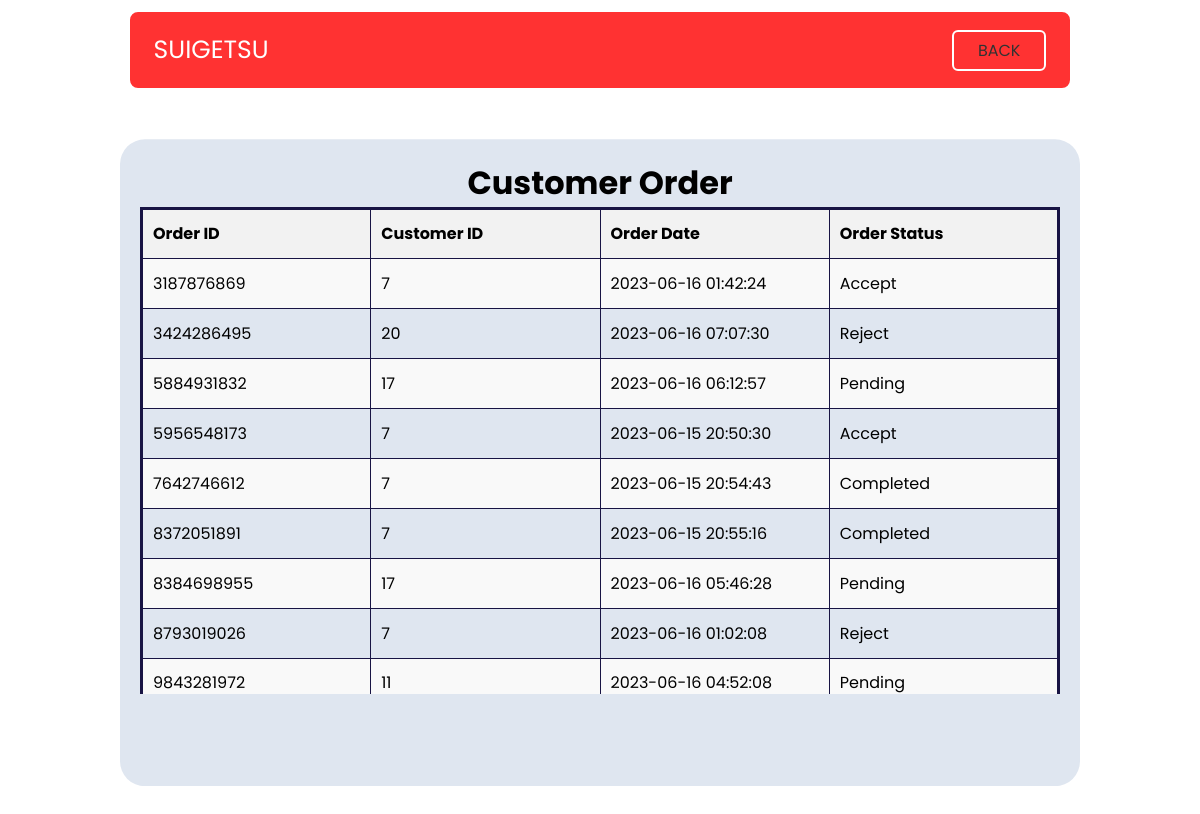
Screenshot of /admin/viewOrder.php (signed in) with the database file from the repository.
### tables this page shows
CREATE TABLE `orders` (
  `ordersId` varchar(100) NOT NULL,
  `ordersDate` timestamp NOT NULL DEFAULT CURRENT_TIMESTAMP,
  `orderStatus` varchar(100) NOT NULL,
  `customerId` int NOT NULL
);

### admin/viewOrder.php (the view, shortened to what this page needs)
<?php
if (isset($_SESSION['id'])) {
    ?>
    <!DOCTYPE html>
    <html>
    <head>
        <link rel="stylesheet" href="./view.css" />
        <link rel="stylesheet" href="https://unicons.iconscout.com/release/v4.0.0/css/line.css" />
    </head>
    <header class="header">
        <nav class="nav">
            <a href="#" class="nav_logo"> SUIGETSU</a>
            <a class="button" style="color: inherit; text-decoration: none;" onclick="history.back(-1)">BACK</a>
        </nav>
        <div class="customerdata">
            <h1> Customer Order </h1>
            <div class="container">
                <table border="1" class="tableCustomerData">
                    <tr>
                        <th> Order ID </th>
                        <th> Customer ID </th>
                        <th> Order Date </th>
                        <th> Order Status </th>
                    </tr>
                    <?php
                    include('../connect.php');
                    $query = "SELECT * FROM orders";
                    $result = mysqli_query($con, $query);
                    while ($row = mysqli_fetch_assoc($result)) {
                        ?>
                        <tr>
                            <td>
                                <?php echo $row['ordersId']; ?>
                            </td>
                            <td>
                                <?php echo $row['customerId']; ?>
                            </td>
                            <td>
                                <?php echo $row['ordersDate']; ?>
                            </td>
                            <td>
                                <?php echo $row['orderStatus']; ?>
                            </td>
                        </tr>
                        <?php
                    }
                    ?>
                </table>
            </div>
        </div>
    </header>
    </html>
    <?php
}
?>

### admin/view.css (style rules this page uses)
* { margin: 0; padding: 0; box-sizing: border-box; font-family: "Poppins", sans-serif; }
a { text-decoration: none; }
.header { position: fixed; top: 0; left: 0; width: 100%; height: 100px; background-color: white; padding: 10px; z-index: 9999; }
.nav { z-index: 200; width: 80%; margin: 0 auto; background-color: red; border: 2px solid #fff; border-radius: 10px ; height: 50%; opacity: 80%;; padding: 2%; }
.nav, .nav_item { display: flex; height: 100%; align-items: center; justify-content: space-between; text-align: center; }
.nav_logo, .nav_link, .button { color: #fff; }
.nav_logo { font-size: 25px; }
.button { padding: 6px 24px; border: 2px solid #fff; background: transparent; border-radius: 6px; cursor: pointer; }
.customerdata { position: fixed; text-align: center; top: 30%; left: 50%; transform: translate(-50%, -50%); border-radius: 25px; width: 80%; height: calc(90vh - 20%); margin-top: 20vh; background-color: #DFE6F0; z-index: 100; padding: 20px; }
.container { justify-content: center; align-items: center; height: 80%; overflow-y: scroll; }
.tableCustomerData { border-color: #181444; border-width: 3px; border-style: solid; border-collapse: collapse; width: 100%; border-radius: 10px; table-layout: fixed; margin: 0 auto; border-spacing: 0; }
.tableCustomerData th, .tableCustomerData td { padding: 10px; text-align: left; height: 50px; min-width: 100px; border-bottom: 1px solid #181444; }
.tableCustomerData th { background-color: #f2f2f2; font-weight: bold; }
.tableCustomerData tr:nth-child(even) { background-color: #f9f9f9; }

### rows the page displays
orders: ordersId "3187876869", customerId "7", ordersDate "2023-06-16 01:42:24", orderStatus "Accept"
orders: ordersId "3424286495", customerId "20", ordersDate "2023-06-16 07:07:30", orderStatus "Reject"
orders: ordersId "5884931832", customerId "17", ordersDate "2023-06-16 06:12:57", orderStatus "Pending"
orders: ordersId "5956548173", customerId "7", ordersDate "2023-06-15 20:50:30", orderStatus "Accept"
orders: ordersId "7642746612", customerId "7", ordersDate "2023-06-15 20:54:43", orderStatus "Completed"
orders: ordersId "8372051891", customerId "7", ordersDate "2023-06-15 20:55:16", orderStatus "Completed"
orders: ordersId "8384698955", customerId "17", ordersDate "2023-06-16 05:46:28", orderStatus "Pending"
orders: ordersId "8793019026", customerId "7", ordersDate "2023-06-16 01:02:08", orderStatus "Reject"
orders: ordersId "9843281972", customerId "11", ordersDate "2023-06-16 04:52:08", orderStatus "Pending"
